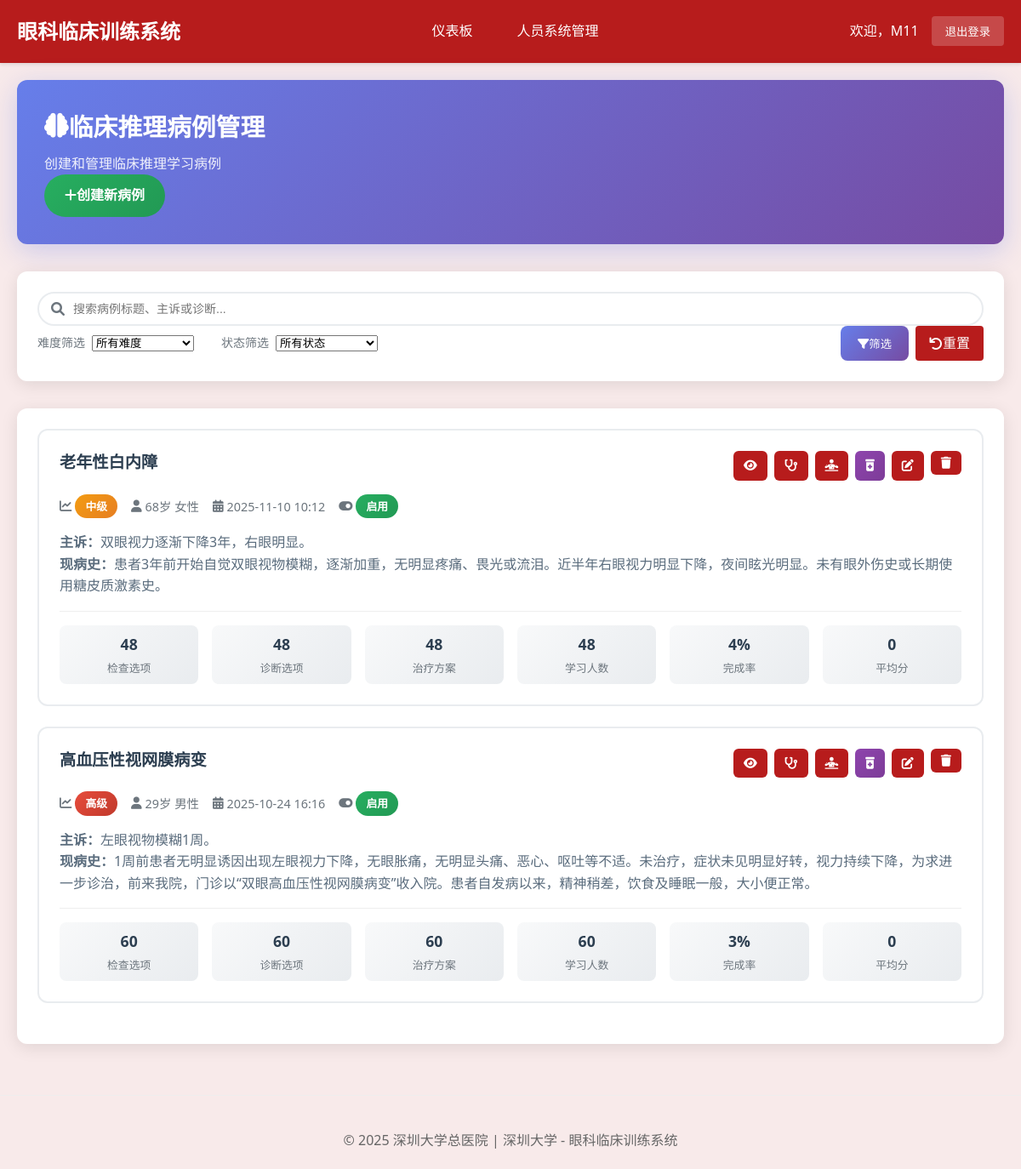
The page /teacher/clinical-cases/ (signed in) on the database its author committed.
### cases/models.py (models this page shows, shortened)
class ClinicalCase(models.Model):
    title = models.CharField(max_length=200, verbose_name="案例标题")
    case_id = models.CharField(max_length=50, unique=True, verbose_name="案例编号")
    patient_age = models.IntegerField(verbose_name="患者年龄")
    patient_gender = models.CharField(max_length=10, choices=[('M', '男'), ('F', '女')], verbose_name="患者性别")
    chief_complaint = models.TextField(verbose_name="主诉")
    present_illness = models.TextField(verbose_name="现病史")
    past_history = models.TextField(blank=True, verbose_name="既往史")
    family_history = models.TextField(blank=True, verbose_name="家族史")
    learning_objectives = models.JSONField(verbose_name="学习目标", help_text="JSON格式存储多个学习目标")
    difficulty_level = models.CharField(
        max_length=20,
        choices=[('beginner', '初级'), ('intermediate', '中级'), ('advanced', '高级')],
        default='intermediate',
        verbose_name="难度等级"
    )
    is_active = models.BooleanField(default=True, verbose_name="是否启用")
    created_by = models.ForeignKey(User, on_delete=models.CASCADE, verbose_name="创建者")
    created_at = models.DateTimeField(auto_now_add=True, verbose_name="创建时间")
    updated_at = models.DateTimeField(auto_now=True, verbose_name="更新时间")
    case_images = models.JSONField(blank=True, null=True, verbose_name="案例图片", help_text="存储图片路径的JSON数组")
    class Meta:
        verbose_name = "临床案例"
        verbose_name_plural = "临床案例"
        ordering = ['-created_at']

### cases/views.py (the view)
# urls.py: path('teacher/clinical-cases/', views.teacher_clinical_case_list, name='teacher_clinical_case_list'),
@login_required
@user_passes_test(is_teacher, login_url='login')
def teacher_clinical_case_list(request):
    cases = ClinicalCase.objects.all().order_by('-created_at')
    search_query = request.GET.get('search', '')
    if search_query:
        cases = cases.filter(
            Q(title__icontains=search_query) |
            Q(chief_complaint__icontains=search_query) |
            Q(present_illness__icontains=search_query)
        )
    difficulty_filter = request.GET.get('difficulty', '')
    if difficulty_filter:
        cases = cases.filter(difficulty_level=difficulty_filter)
    status_filter = request.GET.get('status', '')
    if status_filter == 'active':
        cases = cases.filter(is_active=True)
    elif status_filter == 'inactive':
        cases = cases.filter(is_active=False)
    from django.db.models import Count
    cases = cases.annotate(
        examination_count=Count('examination_options'),
        diagnosis_count=Count('diagnosis_options'),
        treatment_count=Count('treatment_options'),
        student_sessions_count=Count('studentclinicalsession')
    )
    from django.core.paginator import Paginator
    paginator = Paginator(cases, 10)
    page_number = request.GET.get('page')
    page_obj = paginator.get_page(page_number)
    for case in page_obj:
        completed_sessions = StudentClinicalSession.objects.filter(
            clinical_case=case,
            completed_at__isnull=False
        ).count()
        total_sessions = case.student_sessions_count
        case.completion_rate = round((completed_sessions / total_sessions * 100) if total_sessions > 0 else 0)
        case.avg_score = 0
    context = {
        'page_obj': page_obj,
        'search_query': search_query,
        'difficulty_filter': difficulty_filter,
        'status_filter': status_filter,
    }
    return render(request, 'teacher/clinical_case_list.html', context)

### cases/templates/teacher/clinical_case_list.html (shortened to what this page needs)
{% extends "base.html" %}
{% block content %}
<div class="container-fluid">
    <div class="page-header">
        <div class="d-flex justify-content-between align-items-center">
            <div>
                <h1 class="page-title">
                    <i class="fas fa-brain me-3"></i>
                    临床推理病例管理
                </h1>
                <p class="page-subtitle mb-0">创建和管理临床推理学习病例</p>
            </div>
            <div>
                <a href="{% url 'teacher_clinical_case_create' %}" class="btn btn-success-custom">
                    <i class="fas fa-plus me-2"></i>创建新病例
                </a>
            </div>
        </div>
    </div>
    <div class="search-filters">
        <form method="get">
            <div class="row g-3 mb-3">
                <div class="col-12">
                    <div class="search-box">
                        <i class="fas fa-search search-icon"></i>
                        <input type="text" class="form-control" name="search"
                               value="{{ search_query }}" placeholder="搜索病例标题、主诉或诊断...">
                    </div>
                </div>
            </div>
            <div style="display: flex; align-items: center; justify-content: space-between;">
                <div style="display: flex; align-items: center; gap: 2rem;">
                    <div style="display: flex; align-items: center; gap: 0.5rem;">
                        <label style="margin: 0; color: #6c757d; font-size: 0.875rem; white-space: nowrap;">难度筛选</label>
                        <select class="form-select" name="difficulty" style="min-width: 120px; width: auto;">
                            <option value="">所有难度</option>
                        </select>
                    </div>
                    <div style="display: flex; align-items: center; gap: 0.5rem;">
                        <label style="margin: 0; color: #6c757d; font-size: 0.875rem; white-space: nowrap;">状态筛选</label>
                        <select class="form-select" name="status" style="min-width: 120px; width: auto;">
                            <option value="">所有状态</option>
                        </select>
                    </div>
                </div>
                <div style="display: flex; gap: 0.5rem;">
                    <button type="submit" class="btn btn-primary-custom" style="padding: 0.5rem 1rem; min-width: 80px;">
                        <i class="fas fa-filter me-1"></i>筛选
                    </button>
                    <a href="{% url 'teacher_clinical_case_list' %}" class="btn btn-outline-secondary" style="padding: 0.5rem 1rem; min-width: 80px; display: inline-flex; align-items: center; justify-content: center;">
                        <i class="fas fa-undo me-1"></i>重置
                    </a>
                </div>
            </div>
        </form>
    </div>
    <div class="cases-container">
        {% if page_obj %}
            {% for case in page_obj %}
                <div class="case-card">
                    <div class="case-header">
                        <h5 class="case-title">{{ case.title }}</h5>
                        <div class="case-actions">
                            <a href="{% url 'teacher_clinical_case_preview' case.case_id %}"
                               class="btn btn-info btn-sm-custom" title="预览">
                                <i class="fas fa-eye"></i>
                            </a>
                            <a href="{% url 'teacher_examination_options' case.case_id %}"
                               class="btn btn-warning btn-sm-custom" title="管理检查选项">
                                <i class="fas fa-stethoscope"></i>
                            </a>
                            <a href="{% url 'teacher_diagnosis_options' case.case_id %}"
                               class="btn btn-success btn-sm-custom" title="管理诊断选项">
                                <i class="fas fa-diagnoses"></i>
                            </a>
                            <a href="{% url 'teacher_treatment_options' case.case_id %}"
                               class="btn btn-purple btn-sm-custom" title="管理治疗方案">
                                <i class="fas fa-prescription-bottle-alt"></i>
                            </a>
                            <a href="{% url 'teacher_clinical_case_edit' case.case_id %}"
                               class="btn btn-primary btn-sm-custom" title="编辑">
                                <i class="fas fa-edit"></i>
                            </a>
                            <form method="post" action="{% url 'teacher_clinical_case_delete' case.case_id %}" style="display: inline;">
                                <button type="submit"
                                        class="btn btn-danger btn-sm-custom"
                                        title="删除"
                                        onclick="return confirm('确定要删除病例「{{ case.title }}」吗？\n\n这个操作无法撤销！')">
                                    <i class="fas fa-trash"></i>
                                </button>
                            </form>
                        </div>
                    </div>
                    <div class="case-meta">
                        <div class="meta-item">
                            <i class="fas fa-chart-line"></i>
                            <span class="difficulty-badge difficulty-{{ case.difficulty_level }}">
                                {{ case.get_difficulty_level_display }}
                            </span>
                        </div>
                        <div class="meta-item">
                            <i class="fas fa-user"></i>
                            {{ case.patient_age }}岁 {% if case.patient_gender == 'M' %}男性{% else %}女性{% endif %}
                        </div>
                        <div class="meta-item">
                            <i class="fas fa-calendar-alt"></i>
                            {{ case.created_at|date:"Y-m-d H:i" }}
                        </div>
                        <div class="meta-item">
                            <i class="fas fa-toggle-{% if case.is_active %}on{% else %}off{% endif %}"></i>
                            <span class="status-badge status-{% if case.is_active %}active{% else %}inactive{% endif %}">
                                {% if case.is_active %}启用{% else %}禁用{% endif %}
                            </span>
                        </div>
                    </div>
                    <div class="case-content">
                        <p><strong>主诉：</strong>{{ case.chief_complaint|truncatewords:20 }}</p>
                        <p><strong>现病史：</strong>{{ case.present_illness|truncatewords:15 }}</p>
                    </div>
                    <div class="case-stats">
                        <div class="stat-item">
                            <div class="stat-value">{{ case.examination_count }}</div>
                            <div class="stat-label">检查选项</div>
                        </div>
                        <div class="stat-item">
                            <div class="stat-value">{{ case.diagnosis_count }}</div>
                            <div class="stat-label">诊断选项</div>
                        </div>
                        <div class="stat-item">
                            <div class="stat-value">{{ case.treatment_count }}</div>
                            <div class="stat-label">治疗方案</div>
                        </div>
                        <div class="stat-item">
                            <div class="stat-value">{{ case.student_sessions_count }}</div>
                            <div class="stat-label">学习人数</div>
                        </div>
                        <div class="stat-item">
                            <div class="stat-value">{{ case.completion_rate }}%</div>
                            <div class="stat-label">完成率</div>
                        </div>
                        <div class="stat-item">
                            <div class="stat-value">{{ case.avg_score }}</div>
                            <div class="stat-label">平均分</div>
                        </div>
                    </div>
                </div>
            {% endfor %}
        {% endif %}
    </div>
</div>
{% endblock %}

### cases/templates/base.html (shortened to what this page needs)
{% load static %}
<!DOCTYPE html>
<html lang="zh-cn">
<head>
    <link rel="stylesheet" href="https://cdnjs.cloudflare.com/ajax/libs/font-awesome/6.0.0/css/all.min.css">
</head>
<body>
    <header class="header">
        <div class="nav-container">
            <div class="logo">眼科临床训练系统</div>
            {% if user.is_authenticated %}
            <nav class="nav-links">
                {% if user.groups.all.0.name == 'Teachers' or user.is_superuser %}
                    <a href="{% url 'teacher_dashboard' %}">仪表板</a>
                    <a href="{% url 'system_management' %}">人员系统管理</a>
                {% else %}
                    <a href="{% url 'student_dashboard' %}">我的学习</a>
                    <a href="{% url 'clinical_case_list' %}">临床推理学习</a>
                    <a href="{% url 'student_learning_notes' %}">学习笔记</a>
                {% endif %}
            </nav>
            <div class="user-info">
                <span>欢迎，{{ user.get_full_name|default:user.username }}</span>
                <form method="post" action="{% url 'logout' %}" style="display: inline;">
                    <button type="submit" class="logout-btn">退出登录</button>
                </form>
            </div>
            {% endif %}
        </div>
    </header>
    <main class="container">
        {% block content %}{% endblock %}
    </main>
    <footer class="footer">
        <p>&copy; 2025 深圳大学总医院 | 深圳大学 - 眼科临床训练系统</p>
    </footer>
</body>
</html>

### rows shown on the page
ClinicalCase: title "老年性白内障", difficulty_level "中级", patient_age "68", patient_gender "女性", created_at "2025-11-10 10:12", is_active True (drawn), chief_complaint "双眼视力逐渐下降3年，右眼明显。", present_illness "患者3年前开始自觉双眼视物模糊，逐渐加重，无明显疼痛、畏光或流泪。近半年右眼视力明显下降，夜间眩光明显。未有眼外伤史或长期使用糖皮质激素史。", examination_count "48", diagnosis_count "48", treatment_count "48", student_sessions_count "48", completion_rate "4", avg_score "0"
ClinicalCase: title "高血压性视网膜病变", difficulty_level "高级", patient_age "29", patient_gender "男性", created_at "2025-10-24 16:16", is_active True (drawn), chief_complaint "左眼视物模糊1周。", present_illness "1周前患者无明显诱因出现左眼视力下降，无眼胀痛，无明显头痛、恶心、呕吐等不适。未治疗，症状未见明显好转，视力持续下降，为求进一步诊治，前来我院，门诊以“双眼高血压性视网膜病变”收入院。患者自发病以来，精神稍差，饮食及睡眠一般，大小便正常。", examination_count "60", diagnosis_count "60", treatment_count "60", student_sessions_count "60", completion_rate "3", avg_score "0"

### other values the page prints
{{ user.get_full_name|default:user.username }} "M11"
